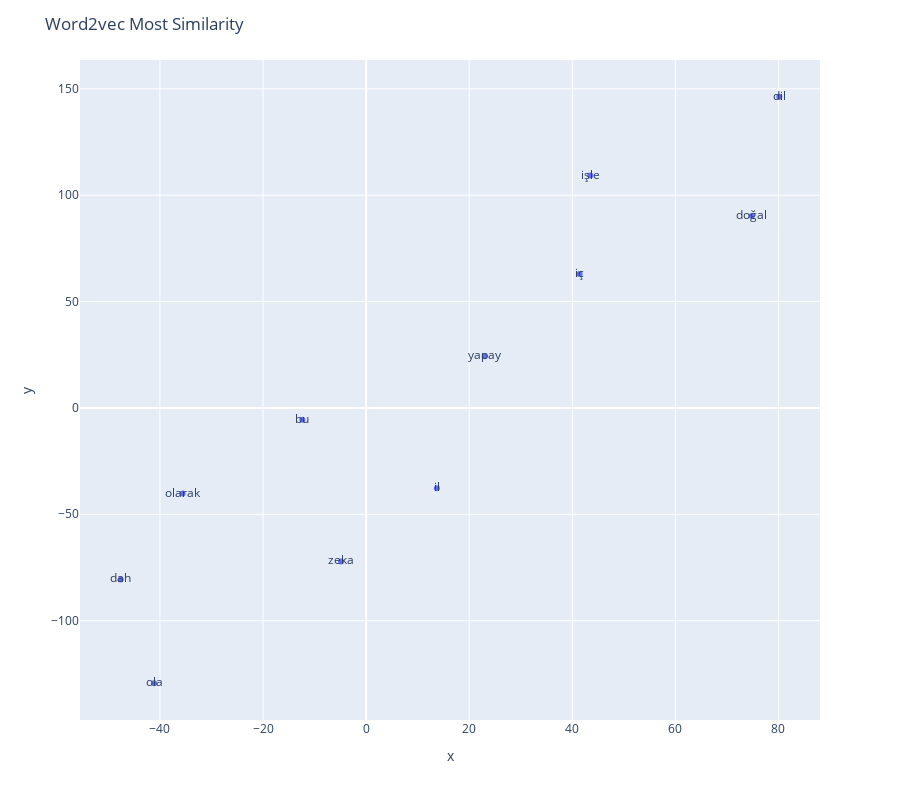

The code cell stored with this chart in its notebook:
### Code cell
fig = px.scatter(x=x_cords.tolist() , y = y_cords.tolist(),text = word_labels , size_max = 100 )
fig.update_layout(height= 800 , title_text = "Word2vec Most Similarity")
fig.show()

### Figure 1 — Plotly figure (JSON) as saved in the notebook; plotly's stock layout.template omitted (floating-point values rounded to 4 significant figures)
{"data": [{"hovertemplate": "x=%{x}<br>y=%{y}<br>text=%{text}<extra></extra>", "legendgroup": "", "marker": {"color": "#636efa", "symbol": "circle"}, "mode": "markers+text", "name": "", "orientation": "v", "showlegend": false, "text": ["işle", "dil", "iç", "dah", "doğal", "bu", "olarak", "yapay", "zeka", "il", "ola"], "type": "scatter", "x": [43.5, 80.15, 41.43, -47.6, 74.83, -12.38, -35.6, 23.0, -4.861, 13.73, -41.12], "xaxis": "x", "y": [109.3, 146.3, 62.91, -80.66, 90.24, -5.514, -40.27, 24.31, -72.2, -37.77, -129.4], "yaxis": "y"}], "layout": {"height": 800, "legend": {"tracegroupgap": 0}, "margin": {"t": 60}, "title": {"text": "Word2vec Most Similarity"}, "xaxis": {"anchor": "y", "domain": [0, 1], "title": {"text": "x"}}, "yaxis": {"anchor": "x", "domain": [0, 1], "title": {"text": "y"}}}}
